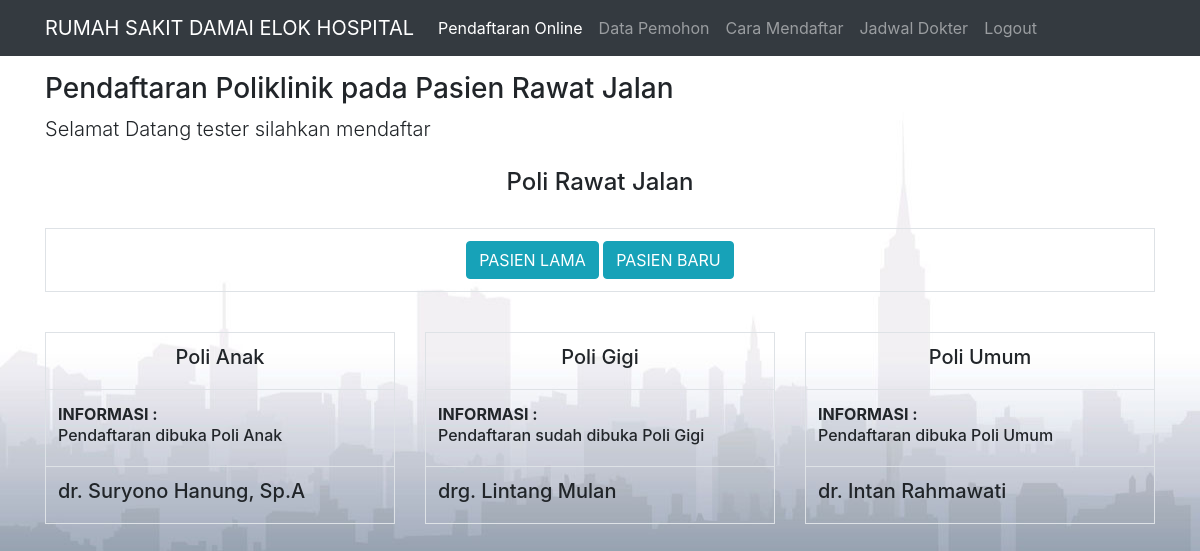
The app's page /daftar.php (signed in) with its own data.
### tables this page shows
CREATE TABLE `informasi` (
  `id` int(11) NOT NULL,
  `anak` varchar(1000) NOT NULL,
  `gigi` varchar(1000) NOT NULL,
  `umum` varchar(1000) NOT NULL,
  `kandungan` varchar(100) DEFAULT NULL,
  `mata` varchar(255) DEFAULT NULL,
  `tht` varchar(255) DEFAULT NULL,
  `kulit` varchar(255) DEFAULT NULL
);

### functions.php (called while the page is built, shortened)
<?php
$db = mysqli_connect("localhost", "root", "", "sirusakdeh_db");
function query($query) {
  global $db;
  $result = mysqli_query($db, $query);
  $rows = [];
  while ($row = mysqli_fetch_assoc($result)) {
      $rows[] = $row;
  }
  return $rows;
}
   ?>

### daftar.php (the view, shortened to what this page needs)
<?php
require 'functions.php';
$informasi = query ("SELECT * from informasi");
 ?>
<!DOCTYPE html>
<html>
<head>
    <link rel="stylesheet" href="css/bootstrap.min.css" />
</head>
<body class="bg pb-4">
  <nav class="navbar fixed-top navbar-expand-lg navbar-dark bg-dark">
    <div class="container">
  <a class="navbar-brand" href="">RUMAH SAKIT DAMAI ELOK HOSPITAL</a>
  <div class="collapse navbar-collapse" id="navbarNav">
    <ul class="navbar-nav">
      <li class="nav-item active">
        <a class="nav-link" href="daftar.php">Pendaftaran Online<span class="sr-only">(current)</span></a>
      </li>
      <li class="nav-item">
        <a class="nav-link" href="data_pemohon.php">Data Pemohon</a>
      </li>
      <li class="nav-item">
        <a class="nav-link" href="pasien_caradaftar.php">Cara Mendaftar</a>
      </li>
      <li class="nav-item">
        <a class="nav-link" href="pasien_jadwal_posting.php">Jadwal Dokter</a>
      </li>
      <li class="nav-item">
      <a class="nav-link" href="#" onclick="logoutConfirmation()">Logout</a>
    </li>
    </ul>
  </div>
</div>
</nav>
    <div id="daftar">
        <div class="pt-5">
          <br>
            <div class="container">
                <div class="row">
                    <div class="col">
                        <h3>Pendaftaran Poliklinik pada Pasien Rawat Jalan</h3>
                        <div class="lead">Selamat Datang <?php echo $_SESSION["username"] ?> silahkan mendaftar</div>
                  <br>
                  <div class="row">
                    <div class="col text-center">
                      <h4> Poli Rawat Jalan</h4>
                      <br>
                    </div>
                  </div>
                  <div class="row">
                    <div class="col">
                      <table class="table table-bordered text-center">
                        <tr>
                          <td><button type="submit" name="pasien_lama" class="btn btn-info"><a href="form_pasien_lama.php" style="text-decoration:none" class="text-reset">PASIEN LAMA</a></button>
                            <button type="submit" name="pasien_baru" class="btn btn-info"><a href="form_pasien_baru.php" style="text-decoration:none" class="text-reset">PASIEN BARU</a></button></td>
                        </tr>
                      </table>
                    </div>
                  </div>
<br>
                  <div class="row">
                    <div class="col-sm-4 mb-3">
                      <table class="table table-bordered">
                        <tr>
                          <td colspan="2"><center><h5>Poli Anak</h5></center></td>
                        </tr>
                        <tr>
                          <td height="75"><b>INFORMASI :</b>
                            <?php foreach ($informasi as $row ) : ?>
                                 <h6><?= $row["anak"]; ?></h6>
                               <?php endforeach; ?></td>
                        </tr>
                        <tr>
                          <td colspan="2"><h5>
                            <?php
                            $a = date ("H");
                            if (($a>=6) && ($a<=9)) {
                                echo " <b> Selamat Pagi! Pendaftaran sudah dibuka </b>";
                            }else if(($a>=9) && ($a<=13)){
                                echo " dr. Dion Wiyoko, Sp.A ";
                            }elseif(($a>13) && ($a<=20)){
                                echo "dr. Suryono Hanung, Sp.A";
                            }else{
                                echo "<b> Selamat malam !!  </b>";
                            }
                             ?></h5>
                          </td>
                        </tr>
                    </table>
                    </div>
                    <div class="col-sm-4 mb-3">
                       <table class="table table-bordered">
                         <tr>
                           <td colspan="2"><center><h5>Poli Gigi</h5></center></td>
                         </tr>
                         <tr>
                           <td height="75"><b>INFORMASI :</b>
                             <?php foreach ($informasi as $row ) : ?>
                                  <h6><?= $row["gigi"]; ?></h6>
                                <?php endforeach; ?></td>
                         </tr>
                         <tr>
                           <td colspan="2"><h5>
                             <?php
                             $a = date ("H");
                             if (($a>=6) && ($a<=9)) {
                                 echo " <b> Selamat Pagi! Pendaftaran sudah dibuka </b>";
                             }else if(($a>=9) && ($a<=13)){
                                 echo "drg. Gunawan Prasetya";
                             }elseif(($a>13) && ($a<=20)){
                                 echo "drg. Lintang Mulan";
                             }else{
                                 echo "<b> Selamat malam !!  </b>";
                             }
                              ?></h5>
                           </td>
                         </tr>
                     </table>
                   </div>
                    <div class="col-sm-4 mb-3">
                      <table class="table table-bordered">
                        <tr>
                          <td colspan="2"><center><h5>Poli Umum</h5></center></td>
                        </tr>
                        <tr>
                          <td height="75"><b>INFORMASI :</b>
                            <?php foreach ($informasi as $row ) : ?>
                                 <h6><?= $row["umum"]; ?></h6>
                               <?php endforeach; ?></td>
                        </tr>
                        <tr>
                          <td colspan="2"><h5>
                              <?php
                              $a = date ("H");
                              if (($a>=6) && ($a<=9)) {
                                  echo " <b> Selamat Pagi! Pendaftaran sudah dibuka </b>";
                              }else if(($a>=9) && ($a<=13)){
                                  echo "dr. Adi Hapsah";
                              }elseif(($a>13) && ($a<=20)){
                                  echo "dr. Intan Rahmawati";
                              }else{
                                  echo "<b> Selamat malam !!  </b>";
                              }
                               ?></h5>
                             </td>
                        </tr>
                      </table>
                    </div>
                  </div>
                    </div>
                </div>
            </div>
        </div>
            </div>
</body>
</html>

### daftar.php (style rules this page uses)
body, html { height: auto; }
.bg { background-image:url("img/backgroundps.jpg"); height: auto; background-repeat: no-repeat; background-position: center; background-size: cover; }

### records on screen
informasi: anak "Pendaftaran dibuka Poli Anak", gigi "Pendaftaran sudah dibuka Poli Gigi", umum "Pendaftaran dibuka Poli Umum"

### other values on screen
$_SESSION["username"] "tester"
